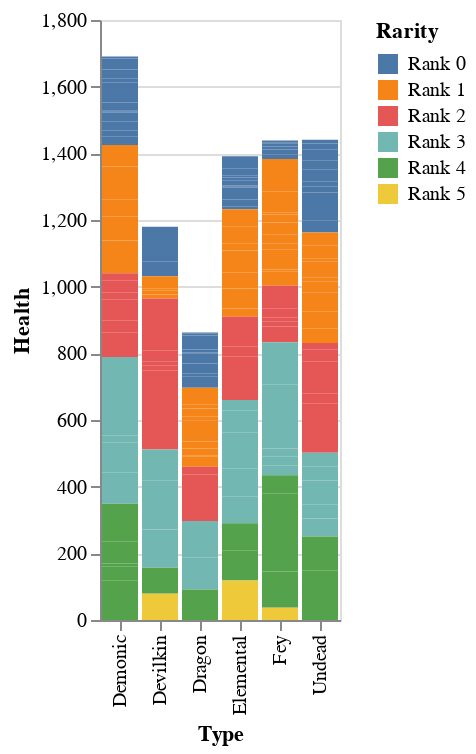

Notebook code for this chart:
### Code cell
# create a altair chart
chart = alt.Chart(df).mark_bar().encode(
    x= 'Type',
    y= 'Health',
    color='Rarity'
)

chart

### Figure 1 — Vega-Lite specification as saved in the notebook (floating-point values rounded to 4 significant figures; data arrays with more than 128 entries replaced by an {"elided": "..."} marker saying what was removed)
{"$schema": "https://vega.github.io/schema/vega-lite/v5.17.0.json", "config": {"view": {"continuousHeight": 300, "continuousWidth": 300}}, "data": {"name": "data-9837398c223c0699e76195bcd30cdd8e"}, "datasets": {"data-9837398c223c0699e76195bcd30cdd8e": {"elided": "200 records"}}, "encoding": {"color": {"field": "Rarity", "type": "nominal"}, "x": {"field": "Type", "type": "nominal"}, "y": {"field": "Health", "type": "quantitative"}}, "mark": {"type": "bar"}}
